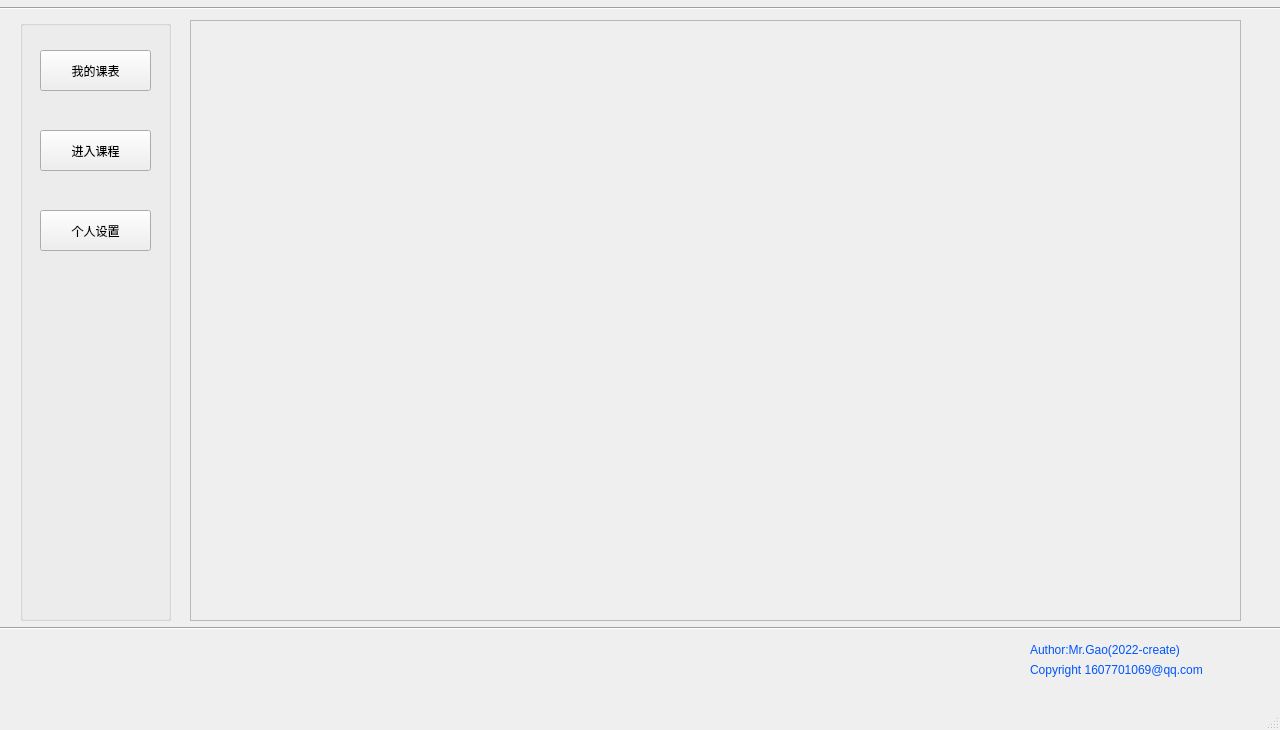
<?xml version="1.0" encoding="UTF-8"?>
<ui version="4.0">
 <class>MainWindow</class>
 <widget class="QMainWindow" name="MainWindow">
  <property name="geometry">
   <rect>
    <x>0</x>
    <y>0</y>
    <width>1280</width>
    <height>730</height>
   </rect>
  </property>
  <property name="windowTitle">
   <string>MainWindow</string>
  </property>
  <widget class="QWidget" name="centralwidget">
   <widget class="QGroupBox" name="groupBox">
    <property name="geometry">
     <rect>
      <x>20</x>
      <y>20</y>
      <width>151</width>
      <height>601</height>
     </rect>
    </property>
    <property name="title">
     <string/>
    </property>
    <widget class="QPushButton" name="myCoursesBtn">
     <property name="geometry">
      <rect>
       <x>20</x>
       <y>30</y>
       <width>111</width>
       <height>41</height>
      </rect>
     </property>
     <property name="text">
      <string>我的课表</string>
     </property>
    </widget>
    <widget class="QPushButton" name="editMyselfBtn">
     <property name="geometry">
      <rect>
       <x>20</x>
       <y>190</y>
       <width>111</width>
       <height>41</height>
      </rect>
     </property>
     <property name="text">
      <string>个人设置</string>
     </property>
    </widget>
    <widget class="QPushButton" name="enterCourseBtn">
     <property name="geometry">
      <rect>
       <x>20</x>
       <y>110</y>
       <width>111</width>
       <height>41</height>
      </rect>
     </property>
     <property name="text">
      <string>进入课程</string>
     </property>
    </widget>
   </widget>
   <widget class="QFrame" name="frame">
    <property name="geometry">
     <rect>
      <x>190</x>
      <y>20</y>
      <width>1051</width>
      <height>601</height>
     </rect>
    </property>
    <property name="frameShape">
     <enum>QFrame::StyledPanel</enum>
    </property>
    <property name="frameShadow">
     <enum>QFrame::Raised</enum>
    </property>
   </widget>
   <widget class="QLabel" name="author">
    <property name="geometry">
     <rect>
      <x>1030</x>
      <y>640</y>
      <width>211</width>
      <height>21</height>
     </rect>
    </property>
    <property name="text">
     <string>&lt;html&gt;&lt;head/&gt;&lt;body&gt;&lt;p&gt;&lt;span style=&quot; color:#0055ff;&quot;&gt;Author:Mr.Gao(2022-create)&lt;/span&gt;&lt;/p&gt;&lt;/body&gt;&lt;/html&gt;</string>
    </property>
   </widget>
   <widget class="Line" name="line">
    <property name="geometry">
     <rect>
      <x>-10</x>
      <y>620</y>
      <width>1291</width>
      <height>16</height>
     </rect>
    </property>
    <property name="orientation">
     <enum>Qt::Horizontal</enum>
    </property>
   </widget>
   <widget class="QLabel" name="datetime">
    <property name="geometry">
     <rect>
      <x>1030</x>
      <y>660</y>
      <width>241</width>
      <height>21</height>
     </rect>
    </property>
    <property name="text">
     <string>&lt;html&gt;&lt;head/&gt;&lt;body&gt;&lt;p&gt;&lt;span style=&quot; color:#0055ff;&quot;&gt;Copyright 1607701069@qq.com&lt;/span&gt;&lt;/p&gt;&lt;/body&gt;&lt;/html&gt;</string>
    </property>
   </widget>
   <widget class="Line" name="line_2">
    <property name="geometry">
     <rect>
      <x>0</x>
      <y>0</y>
      <width>1281</width>
      <height>16</height>
     </rect>
    </property>
    <property name="orientation">
     <enum>Qt::Horizontal</enum>
    </property>
   </widget>
  </widget>
  <widget class="QMenuBar" name="menubar">
   <property name="geometry">
    <rect>
     <x>0</x>
     <y>0</y>
     <width>1280</width>
     <height>26</height>
    </rect>
   </property>
  </widget>
  <widget class="QStatusBar" name="statusbar"/>
 </widget>
 <resources/>
 <connections/>
</ui>
